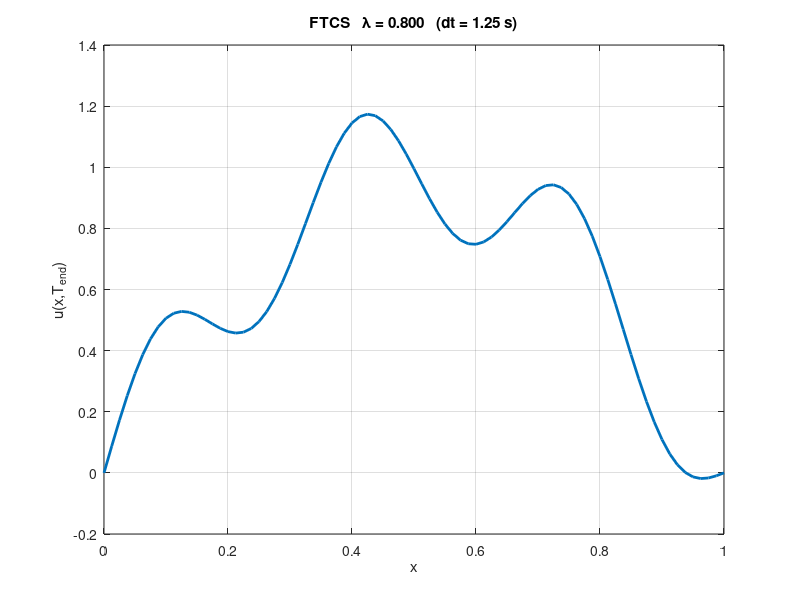

Recreate this plot in MATLAB.
% heat1d_ftcs_unrestricted.m -------------------------------------------
% Explicit FTCS solver for 1-D heat equation u_t = alpha * u_xx
% with user-selected dt.  Change dt to watch how the solution behaves
% as lambda = alpha*dt/dx^2 crosses the 0.5 stability threshold.
% ----------------------------------------------------------------------
clear; clc;

%% 1. Physical parameters (edit as you like)
L      = 1.0;           % rod length
alpha  = 1e-4;          % thermal diffusivity
Tend   = 5.0;           % simulation end time (seconds)

%% 2. Grid
N      = 80;            % spatial sub-intervals  (N+1 nodes)
dx     = L / N;

% --- CHOOSE ANY dt YOU WANT HERE --------------------------------------
 dt     = 0.8 * dx^2 / alpha;   % EXAMPLE: lambda = 0.8 (> 0.5) → unstable
%dt   = 0.4 * dx^2 / alpha;   % EXAMPLE: lambda = 0.4 (< 0.5) → stable
 %dt   = 5;                  % another way: huge dt (lambda ≫ 0.5)
% ----------------------------------------------------------------------

Nt     = ceil(Tend / dt);      % number of whole steps
dt     = Tend / Nt;            % tweak dt so Nt*dt = Tend exactly
lambda = alpha * dt / dx^2;
fprintf('\nFTCS run:  N = %d   dt = %.5g   Nt = %d   lambda = %.3f\n',...
        N, dt, Nt, lambda);

%% 3. Initial & boundary conditions
x   = linspace(0, L, N+1);
%u   = sin(pi*x/L);             % initial profile  (smooth; hides instability as dt grows)
% For a worst-case instability test you could try:
%u = (-1).^(0:N);             % checkerboard (+1,-1,+1,-1,...)
% Reasonable initial u
u = sin(pi*x/L) + 0.25*sin(6*pi*x/L);


g0  = @(t) 0;                  % Dirichlet BC at x=0
gL  = @(t) 0;                  % Dirichlet BC at x=L

%% 4. Time stepping loop (explicit FTCS)
for n = 1:Nt
    tnew      = n * dt;

    unew      = u;                       % copy old vector
    unew(1)   = g0(tnew);                % apply BC left
    unew(end) = gL(tnew);                % apply BC right

    idx       = 2:N;                     % interior indices
    unew(idx) = u(idx) + lambda*( u(idx+1) - 2*u(idx) + u(idx-1) );

    u = unew;

    % Optional: stop early if NaNs/Inf appear (blow-up detection)
    if any(~isfinite(u))
        warning('Solution blew up at step %d (t = %.3g s)\n', n, tnew);
        break
    end
end

%% 5. Plot final profile
plot(x, u, 'LineWidth', 2); grid on;
xlabel('x'); ylabel('u(x,T_{end})');
title(sprintf('FTCS   \\lambda = %.3f   (dt = %.3g s)', lambda, dt));
